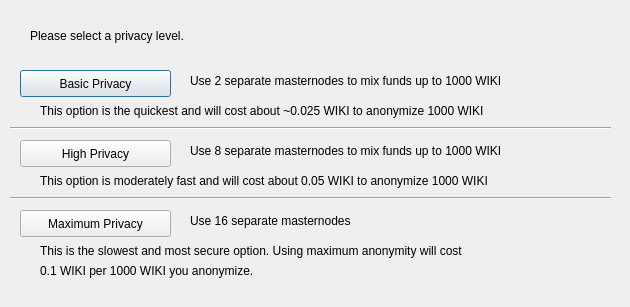
<?xml version="1.0" encoding="UTF-8"?>
<ui version="4.0">
 <class>DarksendConfig</class>
 <widget class="QDialog" name="DarksendConfig">
  <property name="geometry">
   <rect>
    <x>0</x>
    <y>0</y>
    <width>630</width>
    <height>307</height>
   </rect>
  </property>
  <property name="windowTitle">
   <string>Configure PrivateSend</string>
  </property>
  <widget class="QPushButton" name="buttonBasic">
   <property name="geometry">
    <rect>
     <x>20</x>
     <y>70</y>
     <width>151</width>
     <height>27</height>
    </rect>
   </property>
   <property name="text">
    <string>Basic Privacy</string>
   </property>
  </widget>
  <widget class="QPushButton" name="buttonHigh">
   <property name="geometry">
    <rect>
     <x>20</x>
     <y>140</y>
     <width>151</width>
     <height>27</height>
    </rect>
   </property>
   <property name="text">
    <string>High Privacy</string>
   </property>
  </widget>
  <widget class="QPushButton" name="buttonMax">
   <property name="geometry">
    <rect>
     <x>20</x>
     <y>210</y>
     <width>151</width>
     <height>27</height>
    </rect>
   </property>
   <property name="text">
    <string>Maximum Privacy</string>
   </property>
  </widget>
  <widget class="QLabel" name="label">
   <property name="geometry">
    <rect>
     <x>30</x>
     <y>20</y>
     <width>571</width>
     <height>31</height>
    </rect>
   </property>
   <property name="text">
    <string>Please select a privacy level.</string>
   </property>
  </widget>
  <widget class="QLabel" name="label_2">
   <property name="geometry">
    <rect>
     <x>190</x>
     <y>70</y>
     <width>421</width>
     <height>21</height>
    </rect>
   </property>
   <property name="text">
    <string>Use 2 separate masternodes to mix funds up to 1000 WIKI</string>
   </property>
  </widget>
  <widget class="QLabel" name="label_3">
   <property name="geometry">
    <rect>
     <x>190</x>
     <y>140</y>
     <width>411</width>
     <height>21</height>
    </rect>
   </property>
   <property name="text">
    <string>Use 8 separate masternodes to mix funds up to 1000 WIKI</string>
   </property>
  </widget>
  <widget class="QLabel" name="label_4">
   <property name="geometry">
    <rect>
     <x>190</x>
     <y>210</y>
     <width>421</width>
     <height>21</height>
    </rect>
   </property>
   <property name="text">
    <string>Use 16 separate masternodes</string>
   </property>
  </widget>
  <widget class="QLabel" name="label_6">
   <property name="geometry">
    <rect>
     <x>40</x>
     <y>100</y>
     <width>561</width>
     <height>21</height>
    </rect>
   </property>
   <property name="text">
    <string>This option is the quickest and will cost about ~0.025 WIKI to anonymize 1000 WIKI</string>
   </property>
  </widget>
  <widget class="QLabel" name="label_7">
   <property name="geometry">
    <rect>
     <x>40</x>
     <y>170</y>
     <width>561</width>
     <height>21</height>
    </rect>
   </property>
   <property name="text">
    <string>This option is moderately fast and will cost about 0.05 WIKI to anonymize 1000 WIKI</string>
   </property>
  </widget>
  <widget class="QLabel" name="label_8">
   <property name="geometry">
    <rect>
     <x>40</x>
     <y>240</y>
     <width>561</width>
     <height>21</height>
    </rect>
   </property>
   <property name="text">
    <string>This is the slowest and most secure option. Using maximum anonymity will cost</string>
   </property>
  </widget>
  <widget class="QLabel" name="label_9">
   <property name="geometry">
    <rect>
     <x>40</x>
     <y>260</y>
     <width>561</width>
     <height>21</height>
    </rect>
   </property>
   <property name="text">
    <string>0.1 WIKI per 1000 WIKI you anonymize.</string>
   </property>
  </widget>
  <widget class="Line" name="line">
   <property name="geometry">
    <rect>
     <x>10</x>
     <y>120</y>
     <width>601</width>
     <height>16</height>
    </rect>
   </property>
   <property name="orientation">
    <enum>Qt::Horizontal</enum>
   </property>
  </widget>
  <widget class="Line" name="line_2">
   <property name="geometry">
    <rect>
     <x>10</x>
     <y>190</y>
     <width>601</width>
     <height>16</height>
    </rect>
   </property>
   <property name="orientation">
    <enum>Qt::Horizontal</enum>
   </property>
  </widget>
 </widget>
 <resources/>
 <connections/>
</ui>
